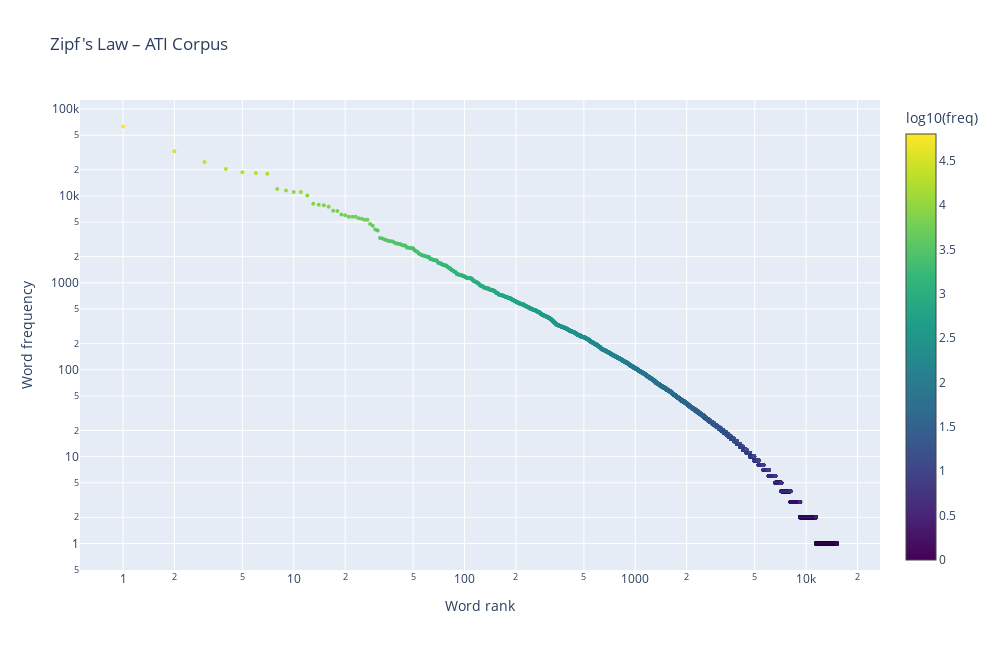

The code cell stored with this chart in its notebook:
### Code cell
import re
from collections import Counter
import numpy as np
import plotly.graph_objects as go
import psycopg
from psycopg.rows import dict_row

sql = ''' SELECT identifier, nikaya, book_number, vagga, text from ati_verses ORDER BY identifier'''

word_counter = Counter()

connection = psycopg.connect("dbname=tipitaka user=alee", row_factory=dict_row)
with connection.cursor() as cur:
    cur.execute(sql)
    for row in cur.fetchall():
        for word in row.get('text').split():
            word = word.strip(string.punctuation)
            word_counter[word.lower()] +=1

words_freqs = sorted(clean_counter.items(), key=lambda x: x[1], reverse=True)

# --- vectors ---
N = len(words_freqs)
ranks = np.arange(1, N + 1)
freqs = np.array([f for _, f in words_freqs])
words = [w for w, _ in words_freqs]


fig = go.Figure()
colors = np.log10(freqs)

fig.add_trace(
    go.Scatter(
        x=ranks,
        y=freqs,
        mode="markers",
        marker=dict(
            size=4,
            color=colors,
            colorscale="Viridis",
            showscale=True,
            colorbar=dict(title="log10(freq)")
        ),
        text=words,
        hovertemplate="Rank %{x}<br>Freq %{y}<br>%{text}<extra></extra>"
    )
)

fig.update_layout(
    title="Zipf's Law – ATI Corpus",
    xaxis_title="Word rank",
    yaxis_title="Word frequency",
    xaxis_type="log",
    yaxis_type="log",
    width=1000,
    height=650
)


fig.show()
fig.write_html("ati_zipf_interactive.html")

### Figure 1 — Plotly figure (JSON) as saved in the notebook; plotly's stock layout.template omitted (floating-point values rounded to 4 significant figures; data arrays with more than 128 entries replaced by an {"elided": "..."} marker saying what was removed)
{"data": [{"hovertemplate": "Rank %{x}<br>Freq %{y}<br>%{text}<extra></extra>", "marker": {"color": {"elided": "15171 float values"}, "colorbar": {"title": {"text": "log10(freq)"}}, "colorscale": [[0, "#440154"], [0.1111, "#482878"], [0.2222, "#3e4989"], [0.3333, "#31688e"], [0.4444, "#26828e"], [0.5556, "#1f9e89"], [0.6667, "#35b779"], [0.7778, "#6ece58"], [0.8889, "#b5de2b"], [1, "#fde725"]], "showscale": true, "size": 4}, "mode": "markers", "text": {"elided": "15171 str values"}, "type": "scatter", "x": {"elided": "15171 int values"}, "y": {"elided": "15171 int values"}}], "layout": {"height": 650, "title": {"text": "Zipf's Law – ATI Corpus"}, "width": 1000, "xaxis": {"title": {"text": "Word rank"}, "type": "log"}, "yaxis": {"title": {"text": "Word frequency"}, "type": "log"}}}
